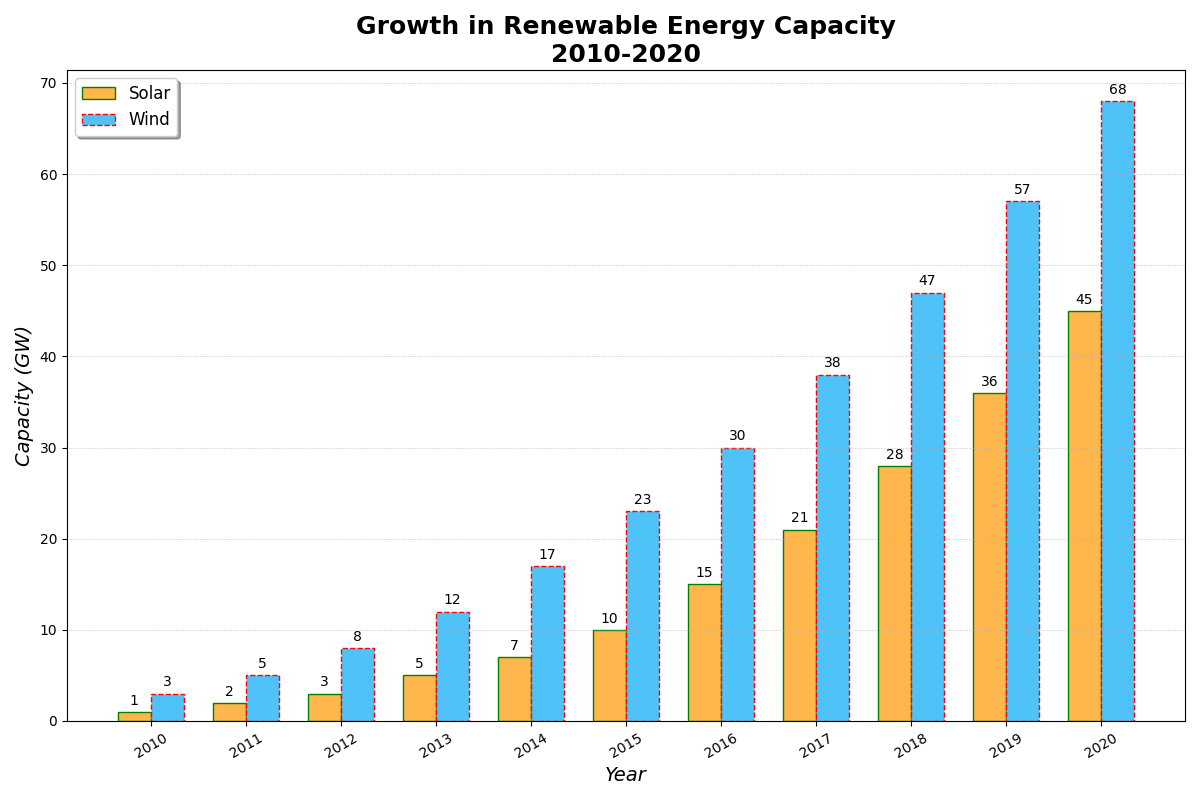

This chart was generated by the following Python code:
import matplotlib.pyplot as plt
import numpy as np

years = np.arange(2010, 2021)
solar_capacity = [1, 2, 3, 5, 7, 10, 15, 21, 28, 36, 45]
wind_capacity = [3, 5, 8, 12, 17, 23, 30, 38, 47, 57, 68]
colors = ['#FFB74D', '#4FC3F7']
fig, ax = plt.subplots(figsize=(12, 8))

bar_width = 0.35
indices = np.arange(len(years))

bars1 = ax.bar(indices - bar_width/2, solar_capacity, bar_width, color=colors[0], edgecolor='green', linestyle='-', label='Solar')
bars2 = ax.bar(indices + bar_width/2, wind_capacity, bar_width, color=colors[1], edgecolor='red', linestyle='--', label='Wind')

ax.set_title('Growth in Renewable Energy Capacity\n2010-2020', fontsize=18, fontweight='bold')
ax.set_xlabel('Year', fontsize=14, fontstyle='italic')
ax.set_ylabel('Capacity (GW)', fontsize=14, fontstyle='italic')
ax.set_xticks(indices)
ax.set_xticklabels(years, rotation=30, fontsize=10)
ax.legend(loc='upper left', fontsize=12, shadow=True)

def add_labels(bars):
    for bar in bars:
        height = bar.get_height()
        ax.annotate('{}'.format(height),
                    xy=(bar.get_x() + bar.get_width() / 2, height),
                    xytext=(0, 3), 
                    textcoords="offset points",
                    ha='center', va='bottom')

add_labels(bars1)
add_labels(bars2)

plt.grid(True, linestyle=':', linewidth=0.5, axis='y')
plt.tight_layout()
plt.show()
